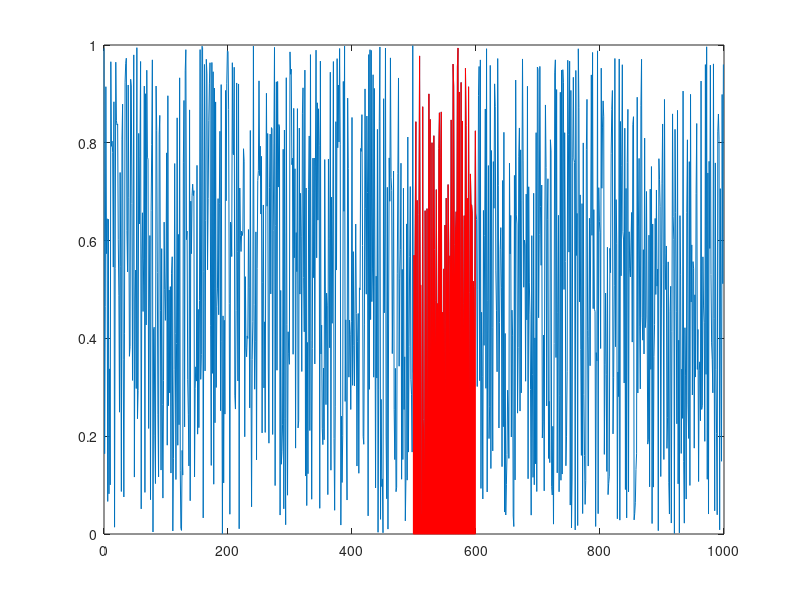

MATLAB code to generate this figure:
close all
clear

y = rand(1000,1);
fs = 1;
t = (0:length(y)-1)/fs;
i1 = 500;
i2 = 600;

figure;
plot(t, y);
hold on;
area(t(i1:i2), y(i1:i2), 'FaceColor', 'r','EdgeColor','r');